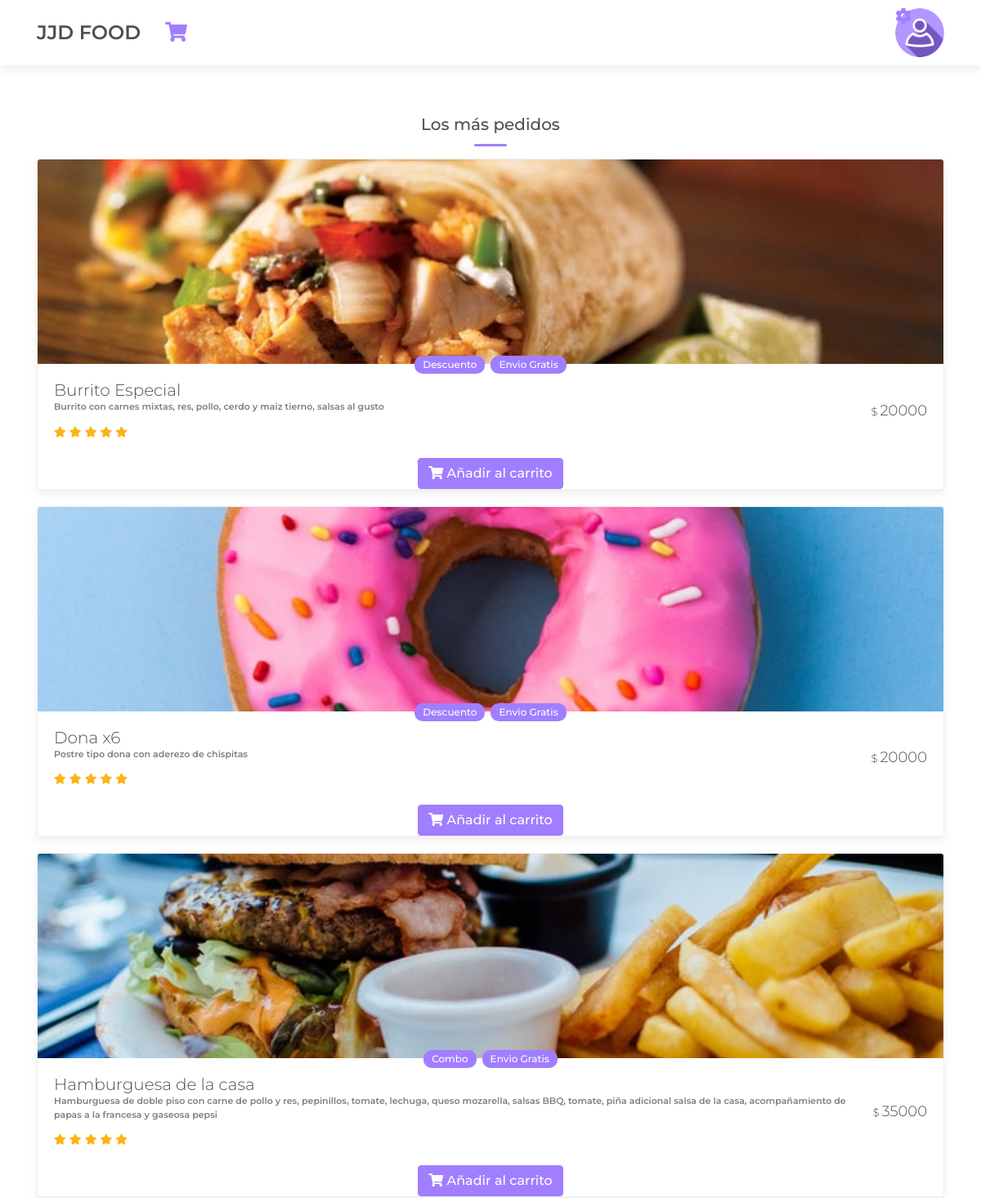
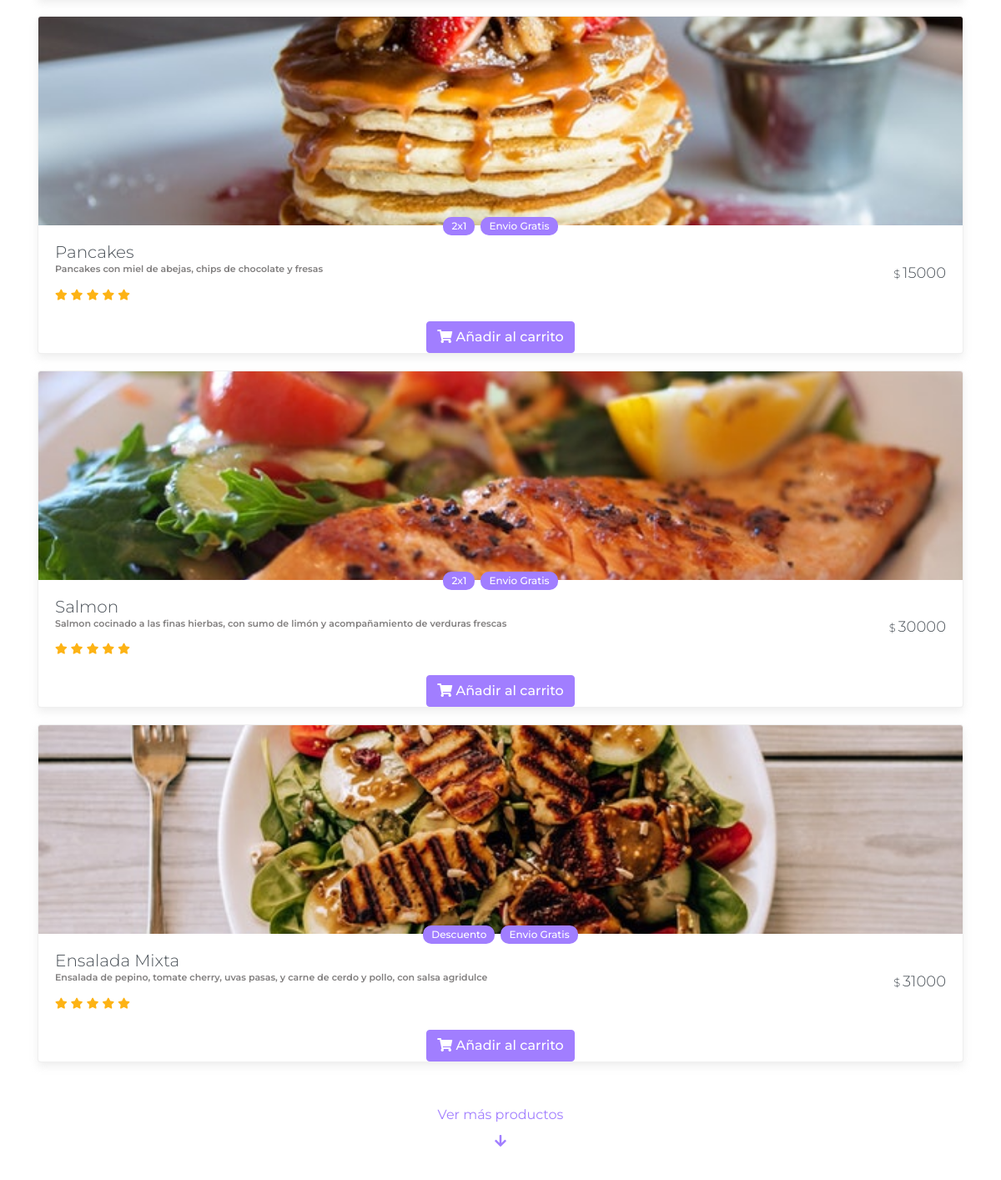
The page / on the database its author committed (2 pictures, top to bottom).
### tables this page shows
CREATE TABLE `platos` (
  `Titulo` varchar(200) NOT NULL,
  `Oferta` varchar(200) NOT NULL,
  `Envio` varchar(200) NOT NULL,
  `descripcion` varchar(500) NOT NULL,
  `precio` bigint(25) NOT NULL,
  `imagen` varchar(200) NOT NULL
);

### index.php (the view, shortened to what this page needs)
<!DOCTYPE html>
<html lang="en">
<head>
	<link rel="stylesheet" href="https://cdnjs.cloudflare.com/ajax/libs/twitter-bootstrap/5.0.1/css/bootstrap.min.css">
	<link rel="stylesheet" href="https://use.fontawesome.com/releases/v5.8.0/css/all.css">
	<link rel="stylesheet" href="css/main.css">
</head>
<body>
	<header>
		<div class="container">
			<div class="row justify-content-between align-items-center">
				<div class="col-auto">
					<h1>JJD FOOD </h1>
				</div>
				 <div class="col">
				 <h4><a data-bs-toggle="modal" data-bs-target="#modal_cart" class="float-left" style="color: #A17EFF;"><i class="fas fa-shopping-cart"></i> <?php echo $totalcantidad; ?></a></h4>
				 </div>
				<div class="col-auto">
					<div class="avatar-container" data-target="#profileOptions" data-toggle="modal">
						<img src="img/avatar.png" alt="">
						<i class="fas fa-cog"></i>
					</div>
				</div>
		</div>
</div>
	</header>
	<main class="main">
		<div class="container">
			<div class="search-container">
			</div>
			<div class="products-list-container">
				<h2 class="section-title">Los más pedidos</h2>
				<ul>
					<?php
								$consulta = "SELECT * FROM platos";
								$conexion = mysqli_connect("localhost","root","","jjd-food");
								$resultado = mysqli_query($conexion, $consulta);
								while ($Datos = mysqli_fetch_array($resultado)) {
									?>
									<li>
										<a href="#">
											<div class="product-image">
												<img src="img/<?php echo $Datos[5]?>" alt="">
											</div>
											<div class="product-info">
												<div class="product-info-inner">
													<div class="tags">
														<span><?php echo $Datos[1]?></span><span><?php echo $Datos[2]?></span>
													</div>
													<form id="formulario" name="formulario" method="post" action="Carrito/cart.php">
													<h3 class="product-name"><?php echo $Datos[0]?></h3>
													<p class="restaurant"><?php echo $Datos[3]?></p>
													<div class="stars">
														<i class="fas fa-star"></i>
														<i class="fas fa-star"></i>
														<i class="fas fa-star"></i>
														<i class="fas fa-star"></i>
														<i class="fas fa-star"></i>
													</div>
												</div>
												<p class="product-price"><span>$</span><?php echo $Datos[4]?></p>
											</div>
											<div class="col text-center">
												<button  class="btn btn-primary" type="submit"  ><i class="fas fa-shopping-cart"></i> Añadir al carrito</button>
											</div>
										</a>
									</li>
									<?php
								}
					?>
				</ul>
				<div class="pt-4 pb-5 text-center">
					<a href="#" class="btn btn-block btn-link">
						<span class="d-block mb-2">Ver más productos</span>
						<i class="fas fa-arrow-down"></i>
					</a>
				</div>
			</div>
		</div>
	</main>
</body>
</html>

### rows shown on the page
platos: imagen (picture), Oferta "Descuento", Envio "Envio Gratis", Titulo "Burrito Especial", descripcion "Burrito con carnes mixtas, res, pollo, cerdo y maiz tierno, salsas al gusto", precio "20000"
platos: imagen (picture), Oferta "Descuento", Envio "Envio Gratis", Titulo "Dona x6", descripcion "Postre tipo dona con aderezo de chispitas", precio "20000"
platos: imagen (picture), Oferta "Combo", Envio "Envio Gratis", Titulo "Hamburguesa de la casa", descripcion "Hamburguesa de doble piso con carne de pollo y res, pepinillos, tomate, lechuga, queso mozarella, salsas BBQ, tomate, piña adicional salsa de la casa, acompañamiento de papas a la francesa y gaseosa pepsi", precio "35000"
platos: imagen (picture), Oferta "2x1", Envio "Envio Gratis", Titulo "Pancakes", descripcion "Pancakes con miel de abejas, chips de chocolate y fresas", precio "15000"
platos: imagen (picture), Oferta "2x1", Envio "Envio Gratis", Titulo "Salmon", descripcion "Salmon cocinado a las finas hierbas, con sumo de limón y acompañamiento de verduras frescas", precio "30000"
platos: imagen (picture), Oferta "Descuento", Envio "Envio Gratis", Titulo "Ensalada Mixta", descripcion "Ensalada de pepino, tomate cherry, uvas pasas, y carne de cerdo y pollo, con salsa agridulce", precio "31000"
